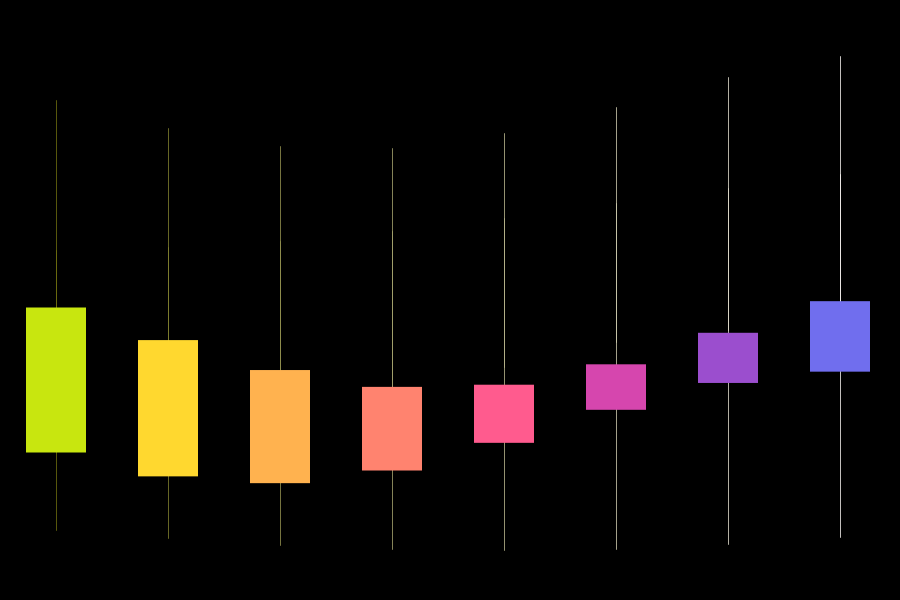
Frame 1 (no input)
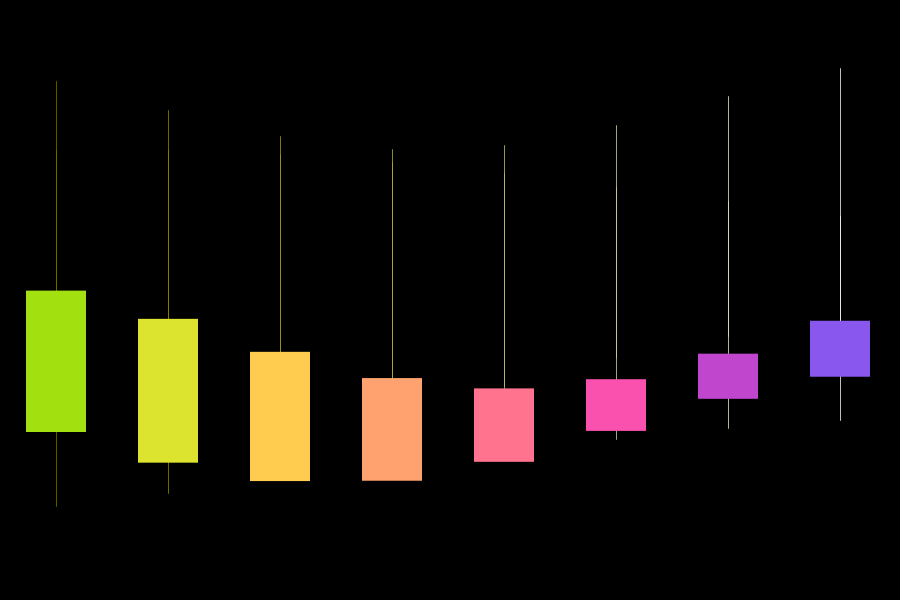
Frame 60 (the mouse pressed at the canvas centre just before this capture)
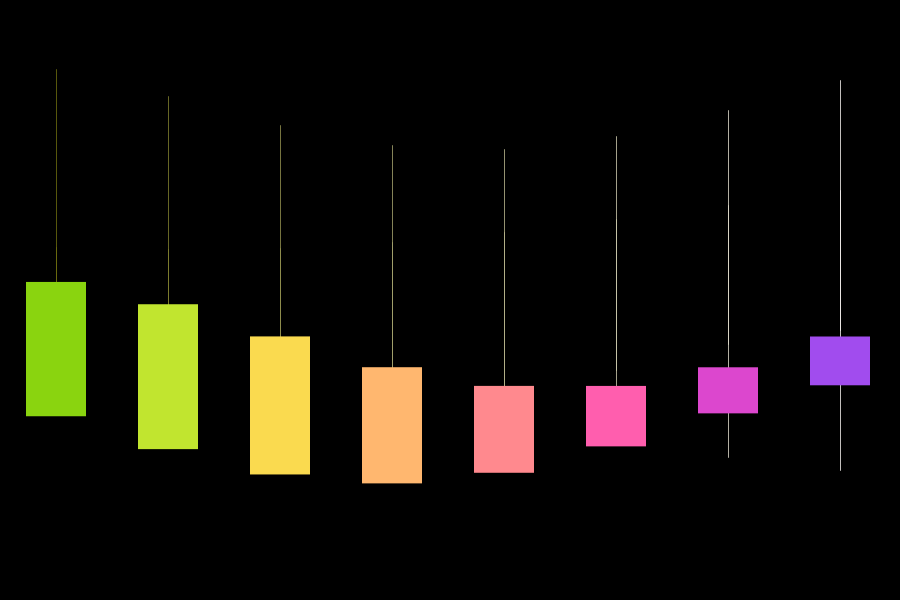
Frame 120 (the mouse held since frame 60 and released just before this capture)

The Processing sketch that drew these frames (run headless with seeded random() and noise(); from frame 60 on, the mouse is pressed at the canvas centre):

// Processing sketch: processing_23305
// ── processing_23305.pde

// declare the array and set size
Sinewave [] waves = new Sinewave [8];
void setup () {
size (900, 600);
smooth ();
// use array to fill class with values
for (int i=0; i <waves.length; i++) {
float xpos = width/(waves.length)*i + width/(waves.length)*(.5);
float ypos = height/2+80;
float theta = .6*i;
float tChange =.1;
int radius = 10;
int r = 50;
waves[i] = new Sinewave (xpos, ypos, theta, tChange, radius, r);
}
}
void draw () {
background (0);
// call the array to display all
for (int i = 0; i < waves.length; i++) {
waves[i].display();
}
}
class Sinewave {
// data
float xpos;
float ypos;
float theta;
float tChange;
int radius;
int r;
// constructor
Sinewave (float tempX, float tempY,float tempTheta, float tempTChange, int tempRadius, int tempR) {
xpos= tempX;
ypos= tempY;
theta = tempTheta;
tChange= tempTChange;
radius = tempRadius;
r = tempR;
}
//methods and functions
void display () {
rectMode(CENTER);
stroke (map (xpos, 0, width, 100, 255), 50+map(xpos, 0, width, 50, 200), map(xpos, 0, width, 0, 255));
strokeWeight(.8);
line (xpos, ypos + sin(theta+1)*r, xpos, cos(theta/2)*r+200);
line (xpos, ypos + sin(theta/3)*r+100+cos(theta/3)*50, xpos, sin(theta)*r+100);
noStroke();
fill (200+100*sin(theta), 150+80*cos(theta), map(xpos, 0, width, 0, 255));
rect (xpos, ypos + sin(theta)*r, radius+50, 95+cos(theta)*50);
//increment theta
theta += tChange;
}
}
